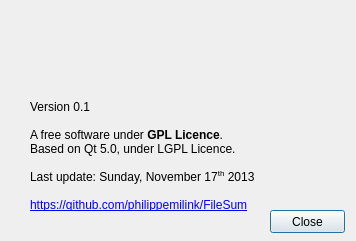
<?xml version="1.0" encoding="UTF-8"?>
<ui version="4.0">
 <class>AboutDialog</class>
 <widget class="QDialog" name="AboutDialog">
  <property name="geometry">
   <rect>
    <x>0</x>
    <y>0</y>
    <width>356</width>
    <height>241</height>
   </rect>
  </property>
  <property name="windowTitle">
   <string>About</string>
  </property>
  <widget class="QPushButton" name="buttonQuit">
   <property name="geometry">
    <rect>
     <x>270</x>
     <y>210</y>
     <width>75</width>
     <height>23</height>
    </rect>
   </property>
   <property name="text">
    <string>Close</string>
   </property>
  </widget>
  <widget class="QLabel" name="label">
   <property name="geometry">
    <rect>
     <x>30</x>
     <y>100</y>
     <width>291</width>
     <height>111</height>
    </rect>
   </property>
   <property name="text">
    <string>&lt;html&gt;&lt;head/&gt;&lt;body&gt;&lt;p&gt;Version 0.1&lt;br/&gt;&lt;br/&gt;A free software under &lt;span style=&quot; font-weight:600;&quot;&gt;GPL Licence&lt;/span&gt;.&lt;br/&gt;Based on Qt 5.0, under LGPL Licence.&lt;br/&gt;&lt;br/&gt;Last update: Sunday, November 17&lt;span style=&quot; vertical-align:super;&quot;&gt;th&lt;/span&gt; 2013&lt;br/&gt;&lt;br/&gt;&lt;a href=&quot;https://github.com/philippemilink/FileSum&quot;&gt;&lt;span style=&quot; text-decoration: underline; color:#0000ff;&quot;&gt;https://github.com/philippemilink/FileSum&lt;/span&gt;&lt;/a&gt;&lt;/p&gt;&lt;/body&gt;&lt;/html&gt;</string>
   </property>
  </widget>
  <widget class="QLabel" name="labelIcon">
   <property name="geometry">
    <rect>
     <x>30</x>
     <y>20</y>
     <width>291</width>
     <height>61</height>
    </rect>
   </property>
   <property name="text">
    <string>&lt;html&gt;&lt;head/&gt;&lt;body&gt;&lt;p align=&quot;center&quot;&gt;&lt;br/&gt;&lt;/p&gt;&lt;/body&gt;&lt;/html&gt;</string>
   </property>
  </widget>
 </widget>
 <resources/>
 <connections>
  <connection>
   <sender>buttonQuit</sender>
   <signal>clicked()</signal>
   <receiver>AboutDialog</receiver>
   <slot>reject()</slot>
   <hints>
    <hint type="sourcelabel">
     <x>293</x>
     <y>216</y>
    </hint>
    <hint type="destinationlabel">
     <x>342</x>
     <y>164</y>
    </hint>
   </hints>
  </connection>
 </connections>
</ui>
